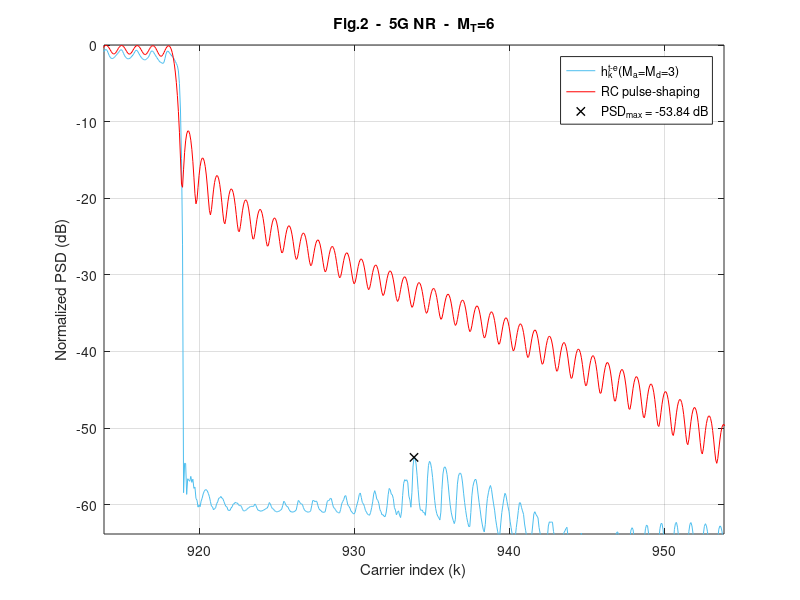

The MATLAB source for this figure: (Note: this script raises an error after producing the figure.)
clear,
%% %%%%%%%%%%%%%%%%%%%%%%%%%%%%%%%%%%%%%%%%%%%%%%%%%%%%%%%%%%
% %                 LOAD THE PARAMETERS                   % %
%%%%%%%%%%%%%%%%%%%%%%%%%%%%%%%%%%%%%%%%%%%%%%%%%%%%%%%%%% %%
addpath('../../data/Fig2')
load('Fig2_Parameters_for_5G_NR_Ma_3_Md_3.mat');

Fsob = OFDM_param.Fsob; % Upsampling factor 
% Upsample in time-domain
N = OFDM_param.N*Fsob;
Ngi = OFDM_param.Ngi*Fsob;
b = (OFDM_param.b+1)*Fsob-1;
L = OFDM_param.L*Fsob;
Ms = OFDM_param.Ms;
g = OFDM_param.g;
us = OFDM_param.us;
ue = OFDM_param.ue;

ur = us + ue;

Pd = GenPulse_param.Pd;
Pd_todas = GenPulse_param.Pd_todas;
Paic = GenPulse_param.Paic;
Ptk = GenPulse_param.Ptk;
R_aic = GenPulse_param.R_aic;
R_tk = GenPulse_param.R_tk;
NexTemp = GenPulse_param.NexTemp;
cell_coef_lim = GenPulse_param.cell_coef_lim;



%% %%%%%%%%%%%%%%%%%%%%%%%%%%%%%%%%%%%%%%%%%%%%%%%%%%%%%%%%%%
%            OBTAIN THE PULSES IN THE SCENARIO            % %
%%%%%%%%%%%%%%%%%%%%%%%%%%%%%%%%%%%%%%%%%%%%%%%%%%%%%%%%%% %%

eta = (N+Ngi-b-1)/2; 
vn=(0:L+b-1)'-Ngi;  % Dicrete time axis vector
n0 = eta+b-Ngi;     % Phase delay due to Hermiticity


h_k = zeros((2*NexTemp+1)*L+b, N); % Matrix containing the proposed pulses
aic_k = zeros((2*NexTemp+1)*L+b, N);  % Matrix containing the AIC term
t_k = zeros((2*NexTemp+1)*L+b, N);    % Matrix containing the AST term

% Obtain h_k for every data carrier
for ind_k = 1:length(Pd);

    % % AIC terms
    %%%%%%%%%%%%%%%%%%%%%%%%%%%%%%%%%%
    % Central term
    Pc = exp(1j*2*pi/N*repmat(vn,1,length(Paic{ind_k})).*repmat(Paic{ind_k}.',length(vn),1)).*repmat(g.',1,length(Paic{ind_k}));
    % Advanced and delayed terms
    Pc = repmat(Pc,1,2*NexTemp+1);

    Omega_c_n0 = diag(repmat(exp(-1j*2*pi*Paic{ind_k}*n0/N),1+2*NexTemp,1));
    aic_temp = Pc*Omega_c_n0*diag(R_aic{ind_k}).*exp(1j*2*pi*Pd(ind_k)*n0/N);
    aic_k((NexTemp*L+1):(NexTemp+1)*L+b,Pd(ind_k)+N/2+1) = sum(aic_temp(:,1:length(Paic{ind_k})),2);    % CENTRAL TERM
    
    m_temp = 0;
    for ind_m = 1:NexTemp;                                                                              % ADVANCED AND DELAYED TERMS
        aic_k(((NexTemp-ind_m)*L+1):((NexTemp-ind_m+1)*L+b),Pd(ind_k)+N/2+1) = aic_k(((NexTemp-ind_m)*L+1):((NexTemp-ind_m+1)*L+b),Pd(ind_k)+N/2+1) + sum(aic_temp(:,(length(Paic{ind_k})*(1+m_temp)) + (1:length(Paic{ind_k}))),2);
        aic_k(((NexTemp+ind_m)*L+1):((NexTemp+ind_m+1)*L+b),Pd(ind_k)+N/2+1) = aic_k(((NexTemp+ind_m)*L+1):((NexTemp+ind_m+1)*L+b),Pd(ind_k)+N/2+1) + sum(aic_temp(:,(length(Paic{ind_k})*(1+m_temp+1)) + (1:length(Paic{ind_k}))),2);
        m_temp = m_temp+2;
    end
    
    % % AST terms
    %%%%%%%%%%%%%%%%%%%%%%%%%%%%%%%%%%
    % Central term
    Ts = exp(1j*2*pi/N*repmat(vn,1,length(Ptk{ind_k})).*repmat(Ptk{ind_k}.',length(vn),1)).*repmat(us.',1,length(Ptk{ind_k}));
    Te = exp(1j*2*pi/N*repmat(vn,1,length(Ptk{ind_k})).*repmat(Ptk{ind_k}.',length(vn),1)).*repmat(ue.',1,length(Ptk{ind_k}));
    T = [Ts, Te];
    
    % Advanced and delayed terms
    T = repmat(T,1,NexTemp+1);
    Omega_c_n0 = diag(repmat(exp(-1j*2*pi*Ptk{ind_k}*n0/N),2*(1+NexTemp),1));
    t_k_temp = T*Omega_c_n0*diag(R_tk{ind_k}).*exp(1j*2*pi*Pd(ind_k)*n0/N);
    t_k(((NexTemp)*L+1):((NexTemp+1))*L+b,Pd(ind_k)+N/2+1) = sum(t_k_temp(:,1:2*length(Ptk{ind_k})),2);

    m_temp = 0;
    for ind_m = 1:NexTemp;
            t_k(((NexTemp-ind_m)*L+1):(NexTemp-ind_m+1)*L+b,Pd(ind_k)+N/2+1) = t_k(((NexTemp-ind_m)*L+1):(NexTemp-ind_m+1)*L+b,Pd(ind_k)+N/2+1) + sum(t_k_temp(:,length(Ptk{ind_k})*(2+m_temp) + (1:length(Ptk{ind_k}))),2);
            t_k(((NexTemp+ind_m)*L+1):(NexTemp+ind_m+1)*L+b,Pd(ind_k)+N/2+1) = t_k(((NexTemp+ind_m)*L+1):(NexTemp+ind_m+1)*L+b,Pd(ind_k)+N/2+1) + sum(t_k_temp(:,length(Ptk{ind_k})*(2+m_temp+1) + (1:length(Ptk{ind_k}))),2);
            m_temp = m_temp + 2;
    end
end

h_k = aic_k + t_k;

p_k_conv = exp(1j*(2*pi/N)*repmat(vn,1,length(Pd_todas)).*repmat(Pd_todas.',length(vn),1)).*repmat(g.',1,length(Pd_todas));

h_k(NexTemp*L + (1:L+b),Pd_todas+N/2+1) = h_k(NexTemp*L + (1:L+b),Pd_todas+N/2+1) + p_k_conv;


%% %%%%%%%%%%%%%%%%%%%%%%%%%%%%%%%%%%%%%%%%%%%%%%%%%%%%%%%%%%
% %     REPRESENTATION OF THE PULSES IN THE SCENARIO      % %
%%%%%%%%%%%%%%%%%%%%%%%%%%%%%%%%%%%%%%%%%%%%%%%%%%%%%%%%%% %%

% Obtain the PSD
H_k = fft(h_k,N*Ms);
P_k = fft(p_k_conv,N*Ms);

psd_H = fftshift(sum(abs(H_k).^2,2));
psd_P = fftshift(sum(abs(P_k).^2,2));

x = (-N*Ms/2:N*Ms/2-1)/(Ms);
indices = find(ismember(x,[-N/2,N/2-1]));
indices = indices(1):1:indices(2);

x = x+N/2;
y_h = 10*log10(psd_H/max(psd_H));
y_p = 10*log10(psd_P/max(psd_P));

PSD_max = max(max(y_h(find(x>Pd_todas(end)+N/2+1.67))), max(y_h(find(x<Pd_todas(1)+N/2-1.67)))); %% PSD_MAX IS SOUGHT BEYOND THE 0.67 SCS GUARD BAND THAT IS LEFT BY EACH SIDE
x_PSD_max = x(find(y_h==PSD_max));

% Fig 2 (5G NR Ma=Md=3)
figure,
plot(x(indices),y_h(indices), 'DisplayName', 'h_k^{t-e}(M_a=M_d=3)', 'Color', "#4DBEEE"); hold on; grid on;
plot(x(indices),y_p(indices), 'DisplayName', 'RC pulse-shaping', 'Color', 'r');
plot(x_PSD_max, PSD_max, 'Marker', 'x', 'Color', 'k', 'LineStyle', 'none','LineWidth',1, 'DisplayName', ['PSD_{max} = ', num2str(PSD_max, '%.2f'), ' dB'])
xlabel('Carrier index (k)'); ylabel('Normalized PSD (dB)'); legend('show')
xlim(x_PSD_max+[-20,20]); ylim([min(-60,PSD_max-10),0])
title(sprintf('Fig.2  -  5G NR  -  M_T=%d', 2*NexTemp))


%% %%%%%%%%%%%%%%%%%%%%%%%%%%%%
% %     CLARIFYING NOTE     % %
%%%%%%%%%%%%%%%%%%%%%%%%%%%% %%

NOTE = ['NOTE: The maximum number of RB that can be used in a 5 MHz channel is 25, which is equivalent to 4.5 MHz (SCS = 15 kHz).',...
    ' That leaves a 500 kHz guard band, 250 kHz by each side of the transmission band.',...
    ' If this guard band is reduced by repurposing those carriers that were previously assigned to it for data transmission, it can be reduced by up to 16 subcarriers, leaving a residual guard band 10 kHz wide (2/3 of an SCS).',...
    ' Hence, the PSD peak can be sought beyond that guard band, which is 1.67 SCS beyond the outermost transmitting subcarrier by each end of the passband.'];
wrapped_NOTE = textwrap({NOTE}, 70);
disp('##################################################################################')
fprintf('\n')
disp(wrapped_NOTE)
disp('##################################################################################')